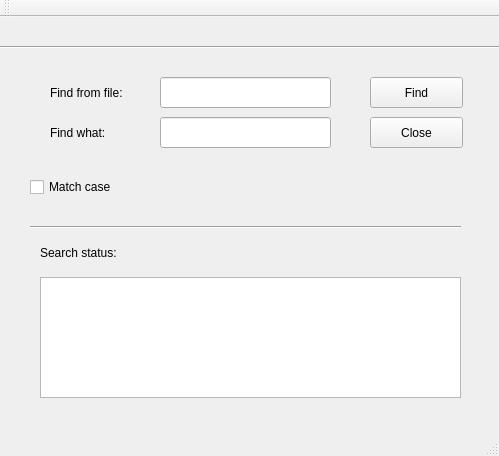
<?xml version="1.0" encoding="UTF-8"?>
<ui version="4.0">
 <class>MainWindow</class>
 <widget class="QMainWindow" name="MainWindow">
  <property name="geometry">
   <rect>
    <x>0</x>
    <y>0</y>
    <width>499</width>
    <height>456</height>
   </rect>
  </property>
  <property name="windowTitle">
   <string>MainWindow</string>
  </property>
  <widget class="QWidget" name="centralWidget">
   <widget class="Line" name="line_2">
    <property name="geometry">
     <rect>
      <x>-30</x>
      <y>20</y>
      <width>591</width>
      <height>20</height>
     </rect>
    </property>
    <property name="orientation">
     <enum>Qt::Horizontal</enum>
    </property>
   </widget>
   <widget class="QLabel" name="label_3">
    <property name="geometry">
     <rect>
      <x>40</x>
      <y>220</y>
      <width>81</width>
      <height>31</height>
     </rect>
    </property>
    <property name="text">
     <string>Search status:</string>
    </property>
   </widget>
   <widget class="QTextBrowser" name="textBrowser">
    <property name="geometry">
     <rect>
      <x>40</x>
      <y>260</y>
      <width>421</width>
      <height>121</height>
     </rect>
    </property>
   </widget>
   <widget class="QLineEdit" name="fileLineEdit">
    <property name="geometry">
     <rect>
      <x>160</x>
      <y>60</y>
      <width>171</width>
      <height>31</height>
     </rect>
    </property>
    <property name="text">
     <string/>
    </property>
   </widget>
   <widget class="QPushButton" name="closePushButton">
    <property name="geometry">
     <rect>
      <x>370</x>
      <y>100</y>
      <width>93</width>
      <height>31</height>
     </rect>
    </property>
    <property name="text">
     <string>Close</string>
    </property>
   </widget>
   <widget class="QCheckBox" name="matchCheckBox">
    <property name="geometry">
     <rect>
      <x>30</x>
      <y>160</y>
      <width>101</width>
      <height>20</height>
     </rect>
    </property>
    <property name="text">
     <string>Match case</string>
    </property>
   </widget>
   <widget class="QPushButton" name="findPushButton">
    <property name="geometry">
     <rect>
      <x>370</x>
      <y>60</y>
      <width>93</width>
      <height>31</height>
     </rect>
    </property>
    <property name="text">
     <string>Find</string>
    </property>
   </widget>
   <widget class="Line" name="line">
    <property name="geometry">
     <rect>
      <x>30</x>
      <y>200</y>
      <width>431</width>
      <height>20</height>
     </rect>
    </property>
    <property name="orientation">
     <enum>Qt::Horizontal</enum>
    </property>
   </widget>
   <widget class="QLineEdit" name="keyLineEdit">
    <property name="geometry">
     <rect>
      <x>160</x>
      <y>100</y>
      <width>171</width>
      <height>31</height>
     </rect>
    </property>
   </widget>
   <widget class="QLabel" name="label_2">
    <property name="geometry">
     <rect>
      <x>50</x>
      <y>100</y>
      <width>91</width>
      <height>31</height>
     </rect>
    </property>
    <property name="text">
     <string>Find what:</string>
    </property>
   </widget>
   <widget class="QLabel" name="label">
    <property name="geometry">
     <rect>
      <x>50</x>
      <y>60</y>
      <width>91</width>
      <height>31</height>
     </rect>
    </property>
    <property name="text">
     <string>Find from file:</string>
    </property>
   </widget>
  </widget>
  <widget class="QMenuBar" name="menuBar">
   <property name="geometry">
    <rect>
     <x>0</x>
     <y>0</y>
     <width>499</width>
     <height>25</height>
    </rect>
   </property>
  </widget>
  <widget class="QToolBar" name="mainToolBar">
   <attribute name="toolBarArea">
    <enum>TopToolBarArea</enum>
   </attribute>
   <attribute name="toolBarBreak">
    <bool>false</bool>
   </attribute>
  </widget>
  <widget class="QStatusBar" name="statusBar"/>
 </widget>
 <layoutdefault spacing="6" margin="11"/>
 <resources/>
 <connections/>
</ui>
